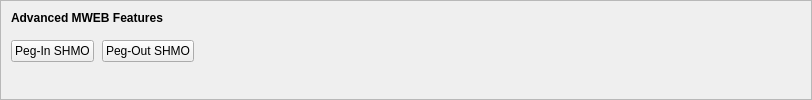
    <widget class="QFrame" name="frameMWEBFeatures">
     <property name="sizePolicy">
      <sizepolicy hsizetype="Expanding" vsizetype="Expanding">
       <horstretch>0</horstretch>
       <verstretch>0</verstretch>
      </sizepolicy>
     </property>
     <property name="maximumSize">
      <size>
       <width>16777215</width>
       <height>16777215</height>
      </size>
     </property>
     <property name="frameShape">
      <enum>QFrame::StyledPanel</enum>
     </property>
     <property name="frameShadow">
      <enum>QFrame::Sunken</enum>
     </property>
     <layout class="QVBoxLayout" name="verticalLayoutMWEBFeatures2">
      <property name="spacing">
       <number>0</number>
      </property>
      <property name="leftMargin">
       <number>0</number>
      </property>
      <property name="topMargin">
       <number>0</number>
      </property>
      <property name="rightMargin">
       <number>0</number>
      </property>
      <property name="bottomMargin">
       <number>6</number>
      </property>
      <item>
       <layout class="QVBoxLayout" name="verticalLayoutMWEBFeatures" stretch="0,0,1">
        <property name="spacing">
         <number>0</number>
        </property>
        <property name="leftMargin">
         <number>10</number>
        </property>
        <property name="topMargin">
         <number>10</number>
        </property>
        <item>
         <layout class="QHBoxLayout" name="horizontalLayoutMWEBFeatures1">
          <property name="bottomMargin">
           <number>15</number>
          </property>
          <item>
           <widget class="QLabel" name="labelMWEBFeatures">
            <property name="sizePolicy">
             <sizepolicy hsizetype="Preferred" vsizetype="Maximum">
              <horstretch>0</horstretch>
              <verstretch>0</verstretch>
             </sizepolicy>
            </property>
            <property name="font">
             <font>
              <weight>75</weight>
              <bold>true</bold>
             </font>
            </property>
            <property name="styleSheet">
             <string notr="true">font-weight:bold;</string>
            </property>
            <property name="text">
             <string>Advanced MWEB Features</string>
            </property>
           </widget>
          </item>
         </layout>
        </item>
        <item>
         <layout class="QHBoxLayout" name="horizontalLayoutMWEBFeatures2" stretch="0,0,0">
          <property name="spacing">
           <number>8</number>
          </property>
          <property name="bottomMargin">
           <number>10</number>
          </property>
          <item>
           <widget class="QPushButton" name="pushButtonMWEBPegIn">
            <property name="styleSheet">
             <string notr="true"/>
            </property>
            <property name="text">
             <string>Peg-In SHMO</string>
            </property>
            <property name="checkable">
             <bool>true</bool>
            </property>
            <property name="autoDefault">
             <bool>false</bool>
            </property>
           </widget>
          </item>
          <item>
           <widget class="QPushButton" name="pushButtonMWEBPegOut">
            <property name="styleSheet">
             <string notr="true"/>
            </property>
            <property name="text">
             <string>Peg-Out SHMO</string>
            </property>
            <property name="checkable">
             <bool>true</bool>
            </property>
            <property name="autoDefault">
             <bool>false</bool>
            </property>
           </widget>
          </item>
          <item>
           <spacer name="horizontalSpacerMWEBFeatures">
            <property name="orientation">
             <enum>Qt::Horizontal</enum>
            </property>
            <property name="sizeHint" stdset="0">
             <size>
              <width>40</width>
              <height>1</height>
             </size>
            </property>
           </spacer>
          </item>
         </layout>
        </item>
        <item>
         <spacer name="verticalSpacerMWEBFeatures">
          <property name="orientation">
           <enum>Qt::Vertical</enum>
          </property>
          <property name="sizeHint" stdset="0">
           <size>
            <width>800</width>
            <height>1</height>
           </size>
          </property>
         </spacer>
        </item>
       </layout>
      </item>
     </layout>
    </widget>
